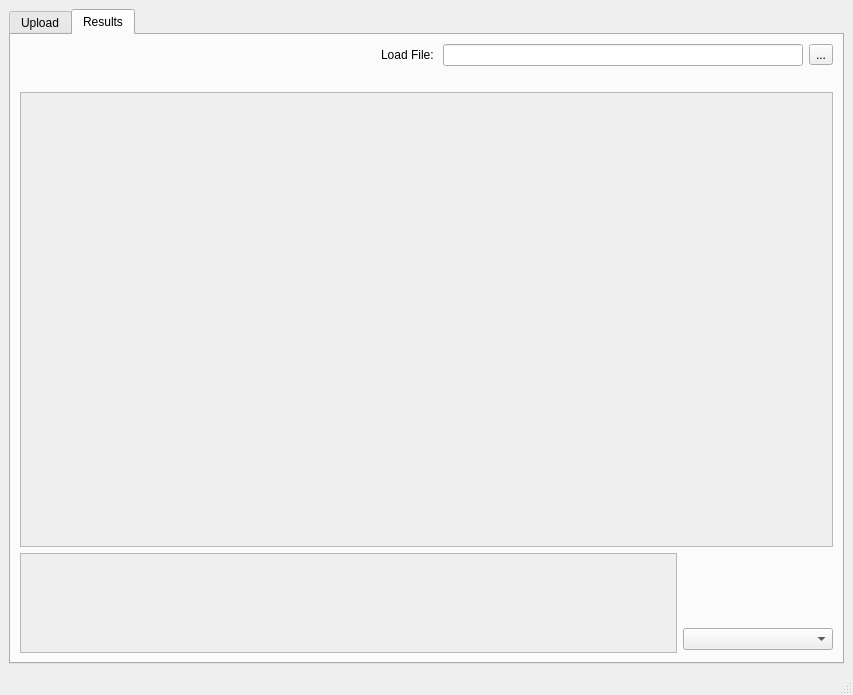
<?xml version="1.0" encoding="UTF-8"?>
<ui version="4.0">
 <class>MainWindow</class>
 <widget class="QMainWindow" name="MainWindow">
  <property name="geometry">
   <rect>
    <x>0</x>
    <y>0</y>
    <width>853</width>
    <height>695</height>
   </rect>
  </property>
  <property name="windowTitle">
   <string>MainWindow</string>
  </property>
  <widget class="QWidget" name="centralwidget">
   <property name="sizePolicy">
    <sizepolicy hsizetype="Expanding" vsizetype="Expanding">
     <horstretch>0</horstretch>
     <verstretch>0</verstretch>
    </sizepolicy>
   </property>
   <property name="contextMenuPolicy">
    <enum>Qt::PreventContextMenu</enum>
   </property>
   <layout class="QVBoxLayout" name="verticalLayout">
    <item>
     <widget class="QTabWidget" name="tabWidget">
      <property name="currentIndex">
       <number>1</number>
      </property>
      <widget class="QWidget" name="uploadTab">
       <attribute name="title">
        <string>Upload</string>
       </attribute>
       <layout class="QVBoxLayout" name="verticalLayout_10">
        <item>
         <widget class="QScrollArea" name="scrollArea_2">
          <property name="sizePolicy">
           <sizepolicy hsizetype="Expanding" vsizetype="Expanding">
            <horstretch>0</horstretch>
            <verstretch>0</verstretch>
           </sizepolicy>
          </property>
          <property name="minimumSize">
           <size>
            <width>0</width>
            <height>0</height>
           </size>
          </property>
          <property name="baseSize">
           <size>
            <width>0</width>
            <height>0</height>
           </size>
          </property>
          <property name="frameShape">
           <enum>QFrame::NoFrame</enum>
          </property>
          <property name="verticalScrollBarPolicy">
           <enum>Qt::ScrollBarAsNeeded</enum>
          </property>
          <property name="sizeAdjustPolicy">
           <enum>QAbstractScrollArea::AdjustToContents</enum>
          </property>
          <property name="widgetResizable">
           <bool>true</bool>
          </property>
          <property name="alignment">
           <set>Qt::AlignLeading|Qt::AlignLeft|Qt::AlignTop</set>
          </property>
          <widget class="QWidget" name="scrollAreaWidgetContents_3">
           <property name="geometry">
            <rect>
             <x>0</x>
             <y>0</y>
             <width>813</width>
             <height>186</height>
            </rect>
           </property>
           <property name="sizePolicy">
            <sizepolicy hsizetype="Expanding" vsizetype="Expanding">
             <horstretch>0</horstretch>
             <verstretch>0</verstretch>
            </sizepolicy>
           </property>
           <layout class="QVBoxLayout" name="verticalLayout_9">
            <item>
             <layout class="QFormLayout" name="espVerticalLayout"/>
            </item>
           </layout>
          </widget>
         </widget>
        </item>
        <item>
         <layout class="QHBoxLayout" name="horizontalLayout_7">
          <item>
           <widget class="QLineEdit" name="deviceIpLineEdit">
            <property name="placeholderText">
             <string>IP of this device</string>
            </property>
           </widget>
          </item>
          <item>
           <widget class="QLineEdit" name="udpPortLineEdit">
            <property name="placeholderText">
             <string>UDP Port</string>
            </property>
           </widget>
          </item>
          <item>
           <widget class="QLineEdit" name="otaPortLineEdit">
            <property name="placeholderText">
             <string>OTA Port</string>
            </property>
           </widget>
          </item>
          <item>
           <spacer name="horizontalSpacer_9">
            <property name="orientation">
             <enum>Qt::Horizontal</enum>
            </property>
            <property name="sizeHint" stdset="0">
             <size>
              <width>40</width>
              <height>20</height>
             </size>
            </property>
           </spacer>
          </item>
         </layout>
        </item>
        <item>
         <layout class="QHBoxLayout" name="horizontalLayout_9">
          <item>
           <widget class="QLabel" name="labelSketch">
            <property name="text">
             <string>Sketch to Upload: </string>
            </property>
           </widget>
          </item>
          <item>
           <widget class="QLineEdit" name="sketchLineEdit">
            <property name="enabled">
             <bool>true</bool>
            </property>
            <property name="sizePolicy">
             <sizepolicy hsizetype="Expanding" vsizetype="Fixed">
              <horstretch>0</horstretch>
              <verstretch>0</verstretch>
             </sizepolicy>
            </property>
            <property name="readOnly">
             <bool>true</bool>
            </property>
           </widget>
          </item>
          <item>
           <widget class="QToolButton" name="btnSketch">
            <property name="text">
             <string>...</string>
            </property>
            <property name="iconSize">
             <size>
              <width>16</width>
              <height>16</height>
             </size>
            </property>
            <property name="toolButtonStyle">
             <enum>Qt::ToolButtonIconOnly</enum>
            </property>
           </widget>
          </item>
          <item>
           <spacer name="horizontalSpacer_11">
            <property name="orientation">
             <enum>Qt::Horizontal</enum>
            </property>
            <property name="sizeHint" stdset="0">
             <size>
              <width>40</width>
              <height>20</height>
             </size>
            </property>
           </spacer>
          </item>
         </layout>
        </item>
        <item>
         <layout class="QHBoxLayout" name="horizontalLayout_8">
          <item>
           <widget class="QLabel" name="labelDirectory">
            <property name="text">
             <string>Directory of Sketch: </string>
            </property>
           </widget>
          </item>
          <item>
           <widget class="QLineEdit" name="directoryLineEdit">
            <property name="enabled">
             <bool>false</bool>
            </property>
            <property name="sizePolicy">
             <sizepolicy hsizetype="Expanding" vsizetype="Fixed">
              <horstretch>0</horstretch>
              <verstretch>0</verstretch>
             </sizepolicy>
            </property>
            <property name="readOnly">
             <bool>true</bool>
            </property>
           </widget>
          </item>
          <item>
           <spacer name="horizontalSpacer_10">
            <property name="orientation">
             <enum>Qt::Horizontal</enum>
            </property>
            <property name="sizeHint" stdset="0">
             <size>
              <width>40</width>
              <height>20</height>
             </size>
            </property>
           </spacer>
          </item>
         </layout>
        </item>
        <item>
         <layout class="QHBoxLayout" name="horizontalLayout_10">
          <item>
           <widget class="QCheckBox" name="testCheckbox">
            <property name="text">
             <string>Time Synchronisation</string>
            </property>
           </widget>
          </item>
          <item>
           <spacer name="horizontalSpacer_12">
            <property name="orientation">
             <enum>Qt::Horizontal</enum>
            </property>
            <property name="sizeHint" stdset="0">
             <size>
              <width>40</width>
              <height>20</height>
             </size>
            </property>
           </spacer>
          </item>
         </layout>
        </item>
        <item>
         <layout class="QHBoxLayout" name="horizontalLayout_12">
          <item>
           <widget class="QCheckBox" name="verboseCheckbox">
            <property name="text">
             <string>Verbose Output</string>
            </property>
           </widget>
          </item>
          <item>
           <spacer name="horizontalSpacer_14">
            <property name="orientation">
             <enum>Qt::Horizontal</enum>
            </property>
            <property name="sizeHint" stdset="0">
             <size>
              <width>40</width>
              <height>20</height>
             </size>
            </property>
           </spacer>
          </item>
         </layout>
        </item>
        <item>
         <spacer name="verticalSpacer_3">
          <property name="orientation">
           <enum>Qt::Vertical</enum>
          </property>
          <property name="sizeHint" stdset="0">
           <size>
            <width>20</width>
            <height>212</height>
           </size>
          </property>
         </spacer>
        </item>
        <item>
         <layout class="QHBoxLayout" name="horizontalLayout_11">
          <item>
           <widget class="QLabel" name="uploadLabelError">
            <property name="text">
             <string/>
            </property>
           </widget>
          </item>
          <item>
           <spacer name="horizontalSpacer_13">
            <property name="orientation">
             <enum>Qt::Horizontal</enum>
            </property>
            <property name="sizeHint" stdset="0">
             <size>
              <width>40</width>
              <height>20</height>
             </size>
            </property>
           </spacer>
          </item>
          <item>
           <widget class="QPushButton" name="startButton">
            <property name="text">
             <string>Start</string>
            </property>
           </widget>
          </item>
         </layout>
        </item>
       </layout>
      </widget>
      <widget class="QWidget" name="resultsTab">
       <property name="sizePolicy">
        <sizepolicy hsizetype="Expanding" vsizetype="Expanding">
         <horstretch>0</horstretch>
         <verstretch>0</verstretch>
        </sizepolicy>
       </property>
       <attribute name="title">
        <string>Results</string>
       </attribute>
       <layout class="QVBoxLayout" name="verticalLayout_8">
        <item>
         <layout class="QHBoxLayout" name="horizontalLayout_5">
          <item>
           <spacer name="horizontalSpacer_8">
            <property name="orientation">
             <enum>Qt::Horizontal</enum>
            </property>
            <property name="sizeHint" stdset="0">
             <size>
              <width>40</width>
              <height>20</height>
             </size>
            </property>
           </spacer>
          </item>
          <item>
           <widget class="QLabel" name="labelResultFile">
            <property name="text">
             <string>Load File: </string>
            </property>
           </widget>
          </item>
          <item>
           <widget class="QLineEdit" name="resultFileLineEdit">
            <property name="enabled">
             <bool>true</bool>
            </property>
            <property name="sizePolicy">
             <sizepolicy hsizetype="Expanding" vsizetype="Fixed">
              <horstretch>0</horstretch>
              <verstretch>0</verstretch>
             </sizepolicy>
            </property>
            <property name="readOnly">
             <bool>true</bool>
            </property>
           </widget>
          </item>
          <item>
           <widget class="QToolButton" name="btnResultBrowse">
            <property name="text">
             <string>...</string>
            </property>
            <property name="iconSize">
             <size>
              <width>16</width>
              <height>16</height>
             </size>
            </property>
            <property name="toolButtonStyle">
             <enum>Qt::ToolButtonIconOnly</enum>
            </property>
           </widget>
          </item>
         </layout>
        </item>
        <item>
         <widget class="QLabel" name="loadErrorLabel">
          <property name="enabled">
           <bool>true</bool>
          </property>
          <property name="text">
           <string/>
          </property>
          <property name="alignment">
           <set>Qt::AlignLeading|Qt::AlignLeft|Qt::AlignTop</set>
          </property>
         </widget>
        </item>
        <item>
         <layout class="QVBoxLayout" name="verticalLayout_5">
          <item>
           <widget class="QScrollArea" name="plotsScrollArea">
            <property name="sizePolicy">
             <sizepolicy hsizetype="Expanding" vsizetype="Expanding">
              <horstretch>0</horstretch>
              <verstretch>0</verstretch>
             </sizepolicy>
            </property>
            <property name="widgetResizable">
             <bool>true</bool>
            </property>
            <widget class="QWidget" name="scrollAreaWidgetContents">
             <property name="geometry">
              <rect>
               <x>0</x>
               <y>0</y>
               <width>809</width>
               <height>429</height>
              </rect>
             </property>
             <layout class="QVBoxLayout" name="verticalLayout_6">
              <item>
               <layout class="QGridLayout" name="gridLayout"/>
              </item>
             </layout>
            </widget>
           </widget>
          </item>
         </layout>
        </item>
        <item>
         <layout class="QHBoxLayout" name="horizontalLayout_6">
          <item>
           <widget class="QScrollArea" name="scrollArea">
            <property name="sizePolicy">
             <sizepolicy hsizetype="Expanding" vsizetype="Fixed">
              <horstretch>0</horstretch>
              <verstretch>0</verstretch>
             </sizepolicy>
            </property>
            <property name="minimumSize">
             <size>
              <width>0</width>
              <height>100</height>
             </size>
            </property>
            <property name="baseSize">
             <size>
              <width>0</width>
              <height>0</height>
             </size>
            </property>
            <property name="widgetResizable">
             <bool>true</bool>
            </property>
            <widget class="QWidget" name="scrollAreaWidgetContents_2">
             <property name="geometry">
              <rect>
               <x>0</x>
               <y>0</y>
               <width>651</width>
               <height>98</height>
              </rect>
             </property>
             <layout class="QVBoxLayout" name="verticalLayout_7">
              <item>
               <layout class="QGridLayout" name="paramsGrid"/>
              </item>
             </layout>
            </widget>
           </widget>
          </item>
          <item>
           <layout class="QVBoxLayout" name="verticalLayout_4">
            <item>
             <spacer name="verticalSpacer_2">
              <property name="orientation">
               <enum>Qt::Vertical</enum>
              </property>
              <property name="sizeType">
               <enum>QSizePolicy::Preferred</enum>
              </property>
              <property name="sizeHint" stdset="0">
               <size>
                <width>20</width>
                <height>72</height>
               </size>
              </property>
             </spacer>
            </item>
            <item>
             <widget class="QComboBox" name="comboBox">
              <property name="sizePolicy">
               <sizepolicy hsizetype="Preferred" vsizetype="Fixed">
                <horstretch>0</horstretch>
                <verstretch>0</verstretch>
               </sizepolicy>
              </property>
              <property name="minimumSize">
               <size>
                <width>150</width>
                <height>0</height>
               </size>
              </property>
              <property name="baseSize">
               <size>
                <width>0</width>
                <height>0</height>
               </size>
              </property>
             </widget>
            </item>
           </layout>
          </item>
         </layout>
        </item>
       </layout>
      </widget>
     </widget>
    </item>
   </layout>
  </widget>
  <widget class="QStatusBar" name="statusbar"/>
 </widget>
 <resources/>
 <connections/>
</ui>
